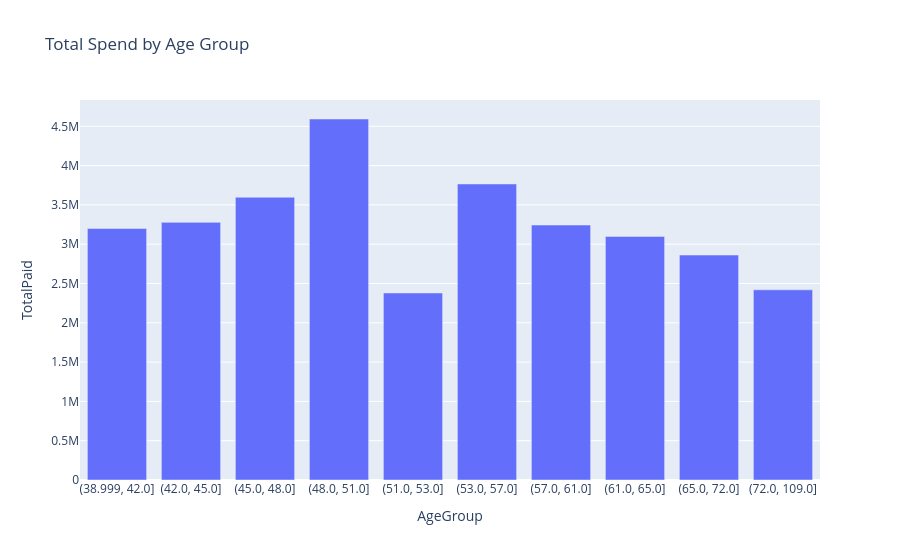

The cell this chart's notebook holds for it:
### Code cell
#Q4 which age group spend money the most
df['AgeGroup'] = pd.qcut(df['Age'], q=10)
df['AgeGroup'] = df['AgeGroup'].astype(str)
dff = df.groupby('AgeGroup')['TotalPaid'].sum().reset_index()
px.bar(dff, 'AgeGroup', 'TotalPaid', title='Total Spend by Age Group')

### Figure 1 — Plotly figure (JSON) as saved in the notebook; plotly's stock layout.template omitted (floating-point values rounded to 4 significant figures)
{"data": [{"alignmentgroup": "True", "hovertemplate": "AgeGroup=%{x}<br>TotalPaid=%{y}<extra></extra>", "legendgroup": "", "marker": {"color": "#636efa", "pattern": {"shape": ""}}, "name": "", "offsetgroup": "", "orientation": "v", "showlegend": false, "textposition": "auto", "type": "bar", "x": ["(38.999, 42.0]", "(42.0, 45.0]", "(45.0, 48.0]", "(48.0, 51.0]", "(51.0, 53.0]", "(53.0, 57.0]", "(57.0, 61.0]", "(61.0, 65.0]", "(65.0, 72.0]", "(72.0, 109.0]"], "xaxis": "x", "y": [3201000.0, 3278000.0, 3598000.0, 4593000.0, 2380000.0, 3767000.0, 3244000.0, 3099000.0, 2862000.0, 2420000.0], "yaxis": "y"}], "layout": {"barmode": "relative", "legend": {"tracegroupgap": 0}, "title": {"text": "Total Spend by Age Group"}, "xaxis": {"anchor": "y", "domain": [0, 1], "title": {"text": "AgeGroup"}}, "yaxis": {"anchor": "x", "domain": [0, 1], "title": {"text": "TotalPaid"}}}}
